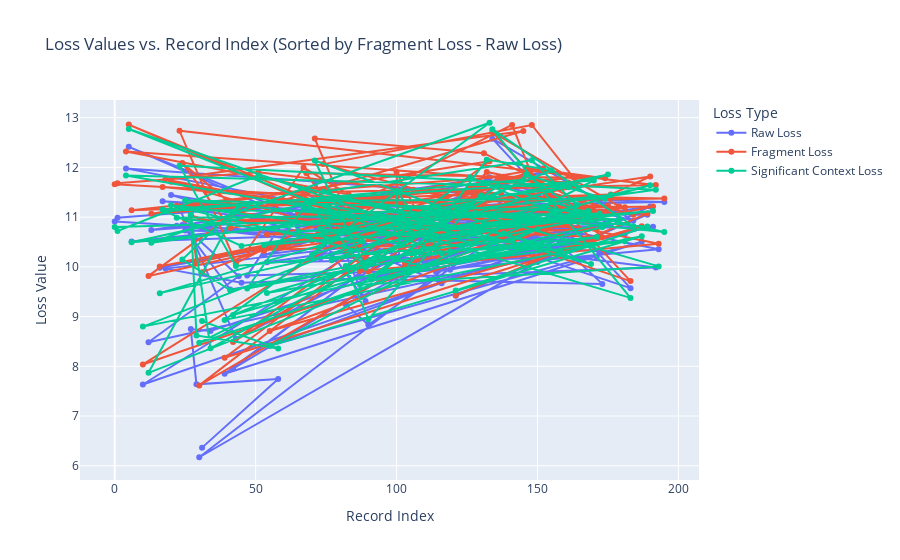

Notebook cell for this chart:
### Code cell
import json
import torch
import time
import pandas as pd
from transformers import GPT2Tokenizer, GPT2LMHeadModel
import plotly.graph_objects as go

# Загрузка токенайзера и модели GPT-2
tokenizer = GPT2Tokenizer.from_pretrained("gpt2")
model = GPT2LMHeadModel.from_pretrained("gpt2", output_attentions=True, attn_implementation="eager")
model.eval()

# Установка pad_token как eos_token
tokenizer.pad_token = tokenizer.eos_token


# Функция загрузки указанного датасета
def load_intermediate_dataset(file_path):
    with open(file_path, "r") as f:
        data = json.load(f)
    return data


# Функция для вычисления ошибки предсказания
def compute_loss(model, input_text, target_text):
    inputs = tokenizer(input_text, return_tensors="pt", padding=True, truncation=True)
    target_ids = tokenizer(target_text, return_tensors="pt", padding=True, truncation=True)["input_ids"]

    # Синхронизация длин входных данных и целевых меток
    input_len = inputs["input_ids"].size(1)
    target_len = target_ids.size(1)

    if input_len != target_len:
        min_len = min(input_len, target_len)
        inputs["input_ids"] = inputs["input_ids"][:, :min_len]
        target_ids = target_ids[:, :min_len]
        inputs["attention_mask"] = inputs["attention_mask"][:, :min_len]  # Обрезаем attention_mask также

    outputs = model(**inputs, labels=target_ids)
    return outputs.loss.item()


# Функция для выделения значимых частей контекста
def extract_influential_context_tokens(context, current_fragment):
    combined_input = context + " " + current_fragment
    inputs = tokenizer(combined_input, return_tensors="pt")
    outputs = model(**inputs)

    attentions = outputs.attentions[-1].mean(dim=1).squeeze(0)

    context_tokens = tokenizer.tokenize(context)
    context_length = len(context_tokens)

    influence_scores = attentions[:, :context_length].sum(dim=0)

    significant_indices = influence_scores.argsort(descending=True)[:5]
    significant_tokens = [context_tokens[i] for i in significant_indices]

    significant_context = tokenizer.convert_tokens_to_string(significant_tokens)
    return significant_context


# Загрузка данных
intermediate_dataset_path = "./intermediate_dataset.json"
data = load_intermediate_dataset(intermediate_dataset_path)

# Список для хранения результатов
results = []

# Оценка времени обработки первых 5 записей
start_time = time.time()
for i, entry in enumerate(data[:5]):
    context = entry["context"]
    current_fragment = entry["current_fragment"]
    target = entry["target"]

    # Пересчет потерь для полной версии контекста (raw_loss)
    combined_input = context + " " + current_fragment
    raw_loss = compute_loss(model, combined_input, target)

    # Пересчет потерь для текущего фрагмента без контекста (fragment_loss)
    fragment_loss = compute_loss(model, current_fragment, target)

    # Извлечение значимых токенов контекста и пересчет потерь
    significant_context = extract_influential_context_tokens(context, current_fragment)
    combined_significant_input = significant_context + " " + current_fragment
    significant_loss = compute_loss(model, combined_significant_input, target)

    # Сохраняем только если fragment_loss >= raw_loss
    if fragment_loss >= raw_loss:
        results.append({"index": i, "raw_loss": raw_loss, "fragment_loss": fragment_loss, "significant_loss": significant_loss, "difference": fragment_loss - raw_loss})

end_time = time.time()

# Расчет среднего времени обработки одной записи и оценка времени для всего датасета
average_time_per_record = (end_time - start_time) / 5
estimated_total_time = average_time_per_record * len(data)

print(f"Среднее время обработки одной записи: {average_time_per_record:.4f} секунд")
print(f"Оценка общего времени обработки датасета: {estimated_total_time:.2f} секунд")

# Продолжение обработки всего датасета
for i, entry in enumerate(data[5:], start=5):
    context = entry["context"]
    current_fragment = entry["current_fragment"]
    target = entry["target"]

    # Пересчет потерь для полной версии контекста (raw_loss)
    combined_input = context + " " + current_fragment
    raw_loss = compute_loss(model, combined_input, target)

    # Пересчет потерь для текущего фрагмента без контекста (fragment_loss)
    fragment_loss = compute_loss(model, current_fragment, target)

    # Извлечение значимых токенов контекста и пересчет потерь
    significant_context = extract_influential_context_tokens(context, current_fragment)
    combined_significant_input = significant_context + " " + current_fragment
    significant_loss = compute_loss(model, combined_significant_input, target)

    # Сохраняем только если fragment_loss >= raw_loss
    if fragment_loss >= raw_loss:
        results.append({"index": i, "raw_loss": raw_loss, "fragment_loss": fragment_loss, "significant_loss": significant_loss, "difference": fragment_loss - raw_loss})

# Создание DataFrame и сортировка по разнице fragment_loss - raw_loss
df = pd.DataFrame(results)
df_sorted = df.sort_values(by="difference")

# Построение графика
fig = go.Figure()

fig.add_trace(go.Scatter(x=df_sorted["index"], y=df_sorted["raw_loss"], mode="lines+markers", name="Raw Loss"))

fig.add_trace(go.Scatter(x=df_sorted["index"], y=df_sorted["fragment_loss"], mode="lines+markers", name="Fragment Loss"))

fig.add_trace(go.Scatter(x=df_sorted["index"], y=df_sorted["significant_loss"], mode="lines+markers", name="Significant Context Loss"))

fig.update_layout(title="Loss Values vs. Record Index (Sorted by Fragment Loss - Raw Loss)", xaxis_title="Record Index", yaxis_title="Loss Value", legend_title="Loss Type")

fig.show()

### Figure 1 — Plotly figure (JSON) as saved in the notebook; plotly's stock layout.template omitted (floating-point values rounded to 4 significant figures)
{"data": [{"mode": "lines+markers", "name": "Raw Loss", "type": "scatter", "x": [121, 189, 115, 16, 153, 195, 76, 152, 53, 175, 128, 193, 87, 136, 184, 134, 183, 105, 151, 103, 132, 155, 77, 168, 25, 123, 65, 179, 110, 20, 111, 162, 17, 170, 55, 187, 39, 133, 13, 161, 4, 158, 94, 70, 75, 106, 137, 22, 88, 10, 154, 125, 191, 114, 5, 116, 100, 101, 73, 83, 67, 47, 119, 181, 96, 42, 92, 171, 54, 190, 176, 6, 69, 138, 169, 51, 1, 0, 172, 131, 71, 89, 68, 174, 146, 173, 91, 130, 90, 82, 126, 163, 41, 24, 44, 12, 164, 148, 74, 117, 30, 150, 141, 43, 23, 192, 45, 18, 145, 34, 27, 29, 58, 31], "y": [9.418, 11.05, 11.12, 9.983, 11.37, 11.3, 11.19, 11.9, 10.24, 11.15, 11.1, 10.35, 9.798, 11.66, 10.93, 12.58, 9.571, 11.04, 10.53, 9.899, 11.73, 11.46, 10.26, 10.76, 10.73, 10.57, 10.81, 10.96, 9.979, 11.45, 10.57, 10.52, 11.32, 10.8, 8.411, 10.51, 7.85, 11.8, 10.74, 11.36, 11.98, 10.29, 10.92, 10.15, 10.65, 11.18, 11.09, 10.83, 10.4, 7.634, 10.44, 10.75, 10.81, 9.9, 12.41, 9.669, 11.44, 10.18, 10.18, 10.97, 11.51, 9.824, 9.939, 10.66, 9.79, 7.951, 10.1, 10.2, 10.09, 11.22, 10.83, 10.51, 10.9, 11.14, 10.43, 11.21, 10.99, 10.91, 10.31, 11.45, 11.72, 9.312, 11.0, 10.88, 11.09, 9.658, 9.756, 10.39, 8.834, 9.243, 10.53, 10.67, 9.544, 10.84, 9.811, 8.484, 10.35, 11.48, 10.68, 9.967, 6.171, 10.1, 11.35, 8.555, 11.17, 9.988, 9.682, 9.965, 10.8, 8.711, 8.75, 7.638, 7.745, 6.365]}, {"mode": "lines+markers", "name": "Fragment Loss", "type": "scatter", "x": [121, 189, 115, 16, 153, 195, 76, 152, 53, 175, 128, 193, 87, 136, 184, 134, 183, 105, 151, 103, 132, 155, 77, 168, 25, 123, 65, 179, 110, 20, 111, 162, 17, 170, 55, 187, 39, 133, 13, 161, 4, 158, 94, 70, 75, 106, 137, 22, 88, 10, 154, 125, 191, 114, 5, 116, 100, 101, 73, 83, 67, 47, 119, 181, 96, 42, 92, 171, 54, 190, 176, 6, 69, 138, 169, 51, 1, 0, 172, 131, 71, 89, 68, 174, 146, 173, 91, 130, 90, 82, 126, 163, 41, 24, 44, 12, 164, 148, 74, 117, 30, 150, 141, 43, 23, 192, 45, 18, 145, 34, 27, 29, 58, 31], "y": [9.43, 11.07, 11.14, 10.01, 11.42, 11.38, 11.26, 11.98, 10.33, 11.24, 11.21, 10.47, 9.917, 11.78, 11.05, 12.71, 9.714, 11.19, 10.68, 10.06, 11.91, 11.64, 10.45, 10.96, 10.95, 10.82, 11.07, 11.21, 10.24, 11.71, 10.85, 10.8, 11.6, 11.1, 8.71, 10.82, 8.173, 12.12, 11.07, 11.7, 12.32, 10.64, 11.28, 10.52, 11.02, 11.55, 11.48, 11.23, 10.81, 8.038, 10.84, 11.15, 11.22, 10.32, 12.86, 10.13, 11.91, 10.66, 10.66, 11.45, 12.0, 10.33, 10.45, 11.2, 10.33, 8.491, 10.64, 10.75, 10.65, 11.82, 11.45, 11.14, 11.53, 11.81, 11.11, 11.9, 11.68, 11.66, 11.11, 12.29, 12.58, 10.19, 11.88, 11.78, 11.99, 10.59, 10.79, 11.46, 9.906, 10.32, 11.61, 11.81, 10.78, 12.09, 11.14, 9.817, 11.71, 12.85, 12.07, 11.41, 7.616, 11.55, 12.85, 10.07, 12.74, 11.65, 11.47, 11.76, 12.73, 10.92, 11.03, 10.08, 10.47, 9.893]}, {"mode": "lines+markers", "name": "Significant Context Loss", "type": "scatter", "x": [121, 189, 115, 16, 153, 195, 76, 152, 53, 175, 128, 193, 87, 136, 184, 134, 183, 105, 151, 103, 132, 155, 77, 168, 25, 123, 65, 179, 110, 20, 111, 162, 17, 170, 55, 187, 39, 133, 13, 161, 4, 158, 94, 70, 75, 106, 137, 22, 88, 10, 154, 125, 191, 114, 5, 116, 100, 101, 73, 83, 67, 47, 119, 181, 96, 42, 92, 171, 54, 190, 176, 6, 69, 138, 169, 51, 1, 0, 172, 131, 71, 89, 68, 174, 146, 173, 91, 130, 90, 82, 126, 163, 41, 24, 44, 12, 164, 148, 74, 117, 30, 150, 141, 43, 23, 192, 45, 18, 145, 34, 27, 29, 58, 31], "y": [9.523, 10.81, 11.14, 9.471, 11.21, 10.7, 11.36, 10.91, 10.44, 11.86, 11.08, 10.01, 9.641, 11.63, 10.82, 12.77, 9.376, 10.69, 10.43, 9.934, 12.16, 11.94, 10.13, 11.12, 11.34, 10.81, 10.71, 10.95, 10.01, 11.24, 10.61, 11.05, 11.15, 11.74, 8.411, 10.62, 8.934, 12.9, 10.48, 11.6, 11.84, 10.33, 10.69, 10.24, 10.55, 11.06, 11.04, 10.99, 10.51, 8.798, 10.43, 10.82, 11.12, 10.63, 12.77, 10.27, 11.53, 10.47, 10.76, 11.02, 11.18, 9.565, 10.32, 10.51, 9.927, 9.032, 10.17, 10.6, 9.473, 11.64, 11.45, 10.49, 11.28, 10.67, 10.06, 11.84, 10.72, 10.8, 11.07, 10.88, 12.14, 9.984, 11.33, 11.37, 11.85, 10.8, 9.74, 11.43, 8.946, 10.02, 11.8, 10.92, 9.529, 10.15, 11.23, 7.869, 11.24, 12.14, 11.51, 10.91, 8.474, 10.76, 10.52, 10.02, 12.04, 11.55, 10.42, 11.12, 11.75, 8.364, 11.05, 8.621, 8.358, 8.909]}], "layout": {"legend": {"title": {"text": "Loss Type"}}, "title": {"text": "Loss Values vs. Record Index (Sorted by Fragment Loss - Raw Loss)"}, "xaxis": {"title": {"text": "Record Index"}}, "yaxis": {"title": {"text": "Loss Value"}}}}
